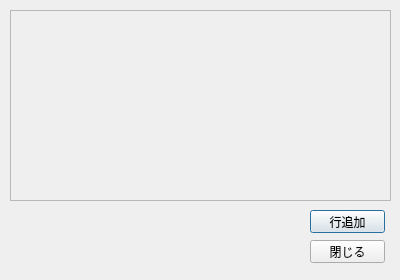
<?xml version="1.0" encoding="UTF-8"?>
<ui version="4.0">
 <class>dialog</class>
 <widget class="QDialog" name="dialog">
  <property name="geometry">
   <rect>
    <x>0</x>
    <y>0</y>
    <width>400</width>
    <height>280</height>
   </rect>
  </property>
  <property name="windowTitle">
   <string>属性設定</string>
  </property>
  <widget class="QPushButton" name="button_item_add">
   <property name="geometry">
    <rect>
     <x>310</x>
     <y>210</y>
     <width>75</width>
     <height>23</height>
    </rect>
   </property>
   <property name="text">
    <string>行追加</string>
   </property>
  </widget>
  <widget class="QPushButton" name="button_close">
   <property name="geometry">
    <rect>
     <x>310</x>
     <y>240</y>
     <width>75</width>
     <height>23</height>
    </rect>
   </property>
   <property name="text">
    <string>閉じる</string>
   </property>
  </widget>
  <widget class="QScrollArea" name="scrollArea">
   <property name="geometry">
    <rect>
     <x>10</x>
     <y>10</y>
     <width>381</width>
     <height>191</height>
    </rect>
   </property>
   <property name="widgetResizable">
    <bool>true</bool>
   </property>
   <widget class="QWidget" name="scrollAreaWidgetContents">
    <property name="geometry">
     <rect>
      <x>0</x>
      <y>0</y>
      <width>379</width>
      <height>189</height>
     </rect>
    </property>
    <layout class="QVBoxLayout" name="itemVLayout">
     <property name="spacing">
      <number>3</number>
     </property>
     <property name="sizeConstraint">
      <enum>QLayout::SetMinimumSize</enum>
     </property>
     <property name="leftMargin">
      <number>0</number>
     </property>
     <property name="topMargin">
      <number>0</number>
     </property>
     <property name="rightMargin">
      <number>0</number>
     </property>
     <property name="bottomMargin">
      <number>0</number>
     </property>
    </layout>
   </widget>
  </widget>
 </widget>
 <resources/>
 <connections/>
</ui>
